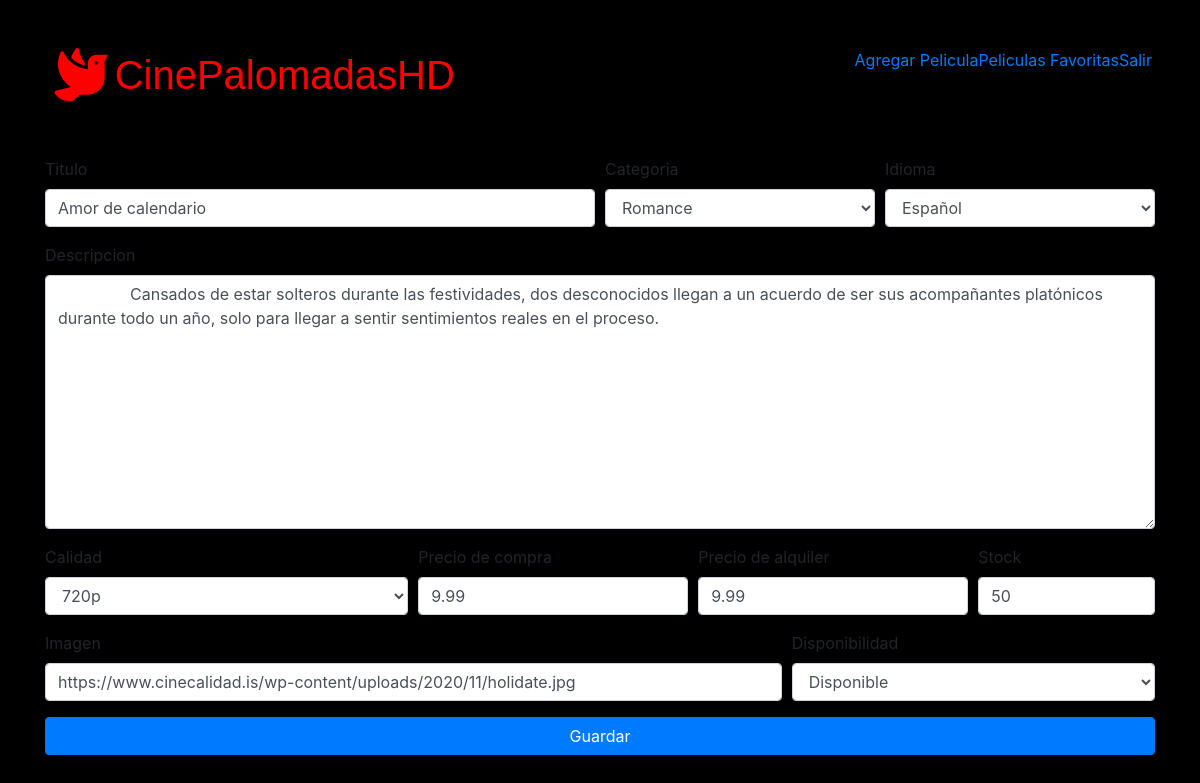
Screenshot of /Pelicula/update&id=6 (signed in) with the database file from the repository.
### tables this page shows
CREATE TABLE `peliculas` (
  `idPelicula` int(11) NOT NULL,
  `nombre` varchar(100) NOT NULL,
  `descripcion` text NOT NULL,
  `idCategoria` int(11) NOT NULL,
  `idioma` varchar(25) NOT NULL,
  `idCalidad` int(11) NOT NULL,
  `precioCompra` decimal(3,2) NOT NULL,
  `precioAlquiler` decimal(3,2) NOT NULL,
  `stock` int(11) NOT NULL,
  `imagen` text NOT NULL,
  `disponibilidad` tinyint(1) NOT NULL
);

### controllers/PeliculaController.php (called while the page is built, shortened)
<?php
class PeliculaController
{
    public function update()
    {
        require_once "models/Pelicula.php";
        $pelicula = new Pelicula();
        $calidad = $pelicula->getCalidad();
        $categoria = $pelicula->getCategorias();
        $idiomas = $pelicula->getIdiomas();
        $disponibles = $pelicula->getDiponibilidades();
        $pelicula->set_Id_Pelicula($_GET["id"]);
        $peli = $pelicula->Search();
        require_once "views/updateMovie.php";
    }
}

### database/Conexion.php (called while the page is built, shortened)
<?php
class Conexion
{
    public function __construct()
    {
        try {
            $this->conn = new PDO("mysql:host=".DB_HOST.";dbname=".DB_NAME."", DB_USER, DB_PASSWORD);
            $this->conn->setAttribute(PDO::ATTR_ERRMODE, PDO::ERRMODE_EXCEPTION);
            $this->conn->exec("SET CHARACTER SET ".DB_CHARSET);
            return $this->conn;
        } catch (Exception $e) {
            print "!Error¡: " . $e->getMessage() . "</br>";
            die();
        }
    }
}

### models/Pelicula.php (called while the page is built, shortened)
<?php
require_once 'database/Conexion.php';
class Pelicula extends Conexion
{
    private $idPelicula;
    public function set_Id_Pelicula($idPelicula)
    {
        $this->idPelicula = $idPelicula;
    }
    public function get_Id_Pelicula()
    {
        return $this->idPelicula;
    }
    public function getCalidad()
    {
        $sql_leer = "SELECT * FROM calidad";
        $list = $this->conn->prepare($sql_leer);
        $list->execute();
        $resultado = $list->fetchAll(PDO::FETCH_ASSOC);
        return $resultado;
    }
    public function getCategorias()
    {
        $sql_leer = "SELECT * FROM categoria";
        $list = $this->conn->prepare($sql_leer);
        $list->execute();
        $resultado = $list->fetchAll(PDO::FETCH_ASSOC);
        return $resultado;
    }
    public function getIdiomas()
    {
        $idiomas = array("Español", "Ingles", "Frances", "Italiano", "Portugues");
        return $idiomas;
    }
    public function getDiponibilidades()
    {
        $disponibilidades = [
            array(
                "id" => 1,
                "title" => "Disponible"
            ),
            array(
                "id" => 0,
                "title" => "No disponible"
            )
        ];
        return $disponibilidades;
    }
    public function Search()
    {
        $sql = "SELECT * FROM ((peliculas INNER JOIN calidad ON peliculas.idCalidad = calidad.idCalidad) INNER JOIN categoria ON peliculas.idCategoria = categoria.idCategoria) WHERE idPelicula = ?";
        $stmt = $this->conn->prepare($sql);
        $result = $stmt->execute(array($this->get_Id_Pelicula()));
        $result = $stmt->fetch(PDO::FETCH_ASSOC);
        return $result;
    }
}

### views/updateMovie.php (the view, shortened to what this page needs)
<div class="container mb-4">
    <form method="POST">
        <div class="form-row">
            <div class="form-group col-md-6">
                <label for="titulo">Titulo</label>
                <input type="text" name="titulo" class="form-control" placeholder="Ingrese el titulo de la pelicula" required value="<?= $peli["nombre"] ?>">
            </div>
            <div class="form-group col-md-3">
                <label for="Categoria">Categoria</label>
                <select name="categoria" class="form-control">
                    <?php foreach ($categoria as $key) : ?>
                        <?php if ($key["idCategoria"] == $peli["idCategoria"]) : ?>
                            <option value="<?= $key["idCategoria"] ?>" selected>
                                <?= $key["nombreCategoria"] ?>
                            </option>
                        <?php endif ?>
                    <?php endforeach ?>
                </select>
            </div>
            <div class="form-group col-md-3">
                <label for="idioma">Idioma</label>
                <select name="idioma" class="form-control">
                    <?php foreach ($idiomas as $key) : ?>
                        <?php if ($key == $peli["idioma"]) : ?>
                            <option value="<?= $key ?>" selected>
                                <?= $key ?>
                            </option>
                        <?php endif ?>
                    <?php endforeach ?>
                </select>
            </div>
        </div>
        <div class="form-group">
            <label for="descripcion">Descripcion</label>
            <textarea name="descripcion" cols="30" rows="10" class="form-control" placeholder="Descripcion" required>
                <?= $peli["descripcion"] ?>
            </textarea>
        </div>
        <div class="form-row">
            <div class="form-group col-md-4">
                <label for="Calidad">Calidad</label>
                <select name="calidad" class="form-control">
                    <?php foreach ($calidad as $key) : ?>
                        <?php if ($key["calidad"] == $peli["calidad"]) : ?>
                            <option value="<?= $key["idCalidad"] ?>" selected>
                                <?= $key["calidad"] ?>
                            </option>
                        <?php endif ?>
                    <?php endforeach ?>
                </select>
            </div>
            <div class="form-group col-md-3">
                <label for="PrecioCompra">Precio de compra</label>
                <input type="number" name="P_compra" id="" class="form-control" placeholder="Ingrese precio de compra" required value="<?= $peli["precioCompra"] ?>">
            </div>
            <div class="form-group col-md-3">
                <label for="PrecioAlquiler">Precio de alquiler</label>
                <input type="number" name="P_alquiler" id="" class="form-control" placeholder="Ingrese precio de alquiler" required value="<?= $peli["precioAlquiler"] ?>">
            </div>
            <div class="form-group col-md-2">
                <label for="stock">Stock</label>
                <input placeholder="Stock" type="number" name="stock" class="form-control" required value="<?= $peli["stock"] ?>">
            </div>
        </div>
        <div class="form-row">
            <div class="form-group col-md-8">
                <label for="imagen">Imagen</label>
                <input type="text" placeholder="imagen" name="imagen" class="form-control" required" value="<?= $peli["imagen"] ?>">
            </div>
            <div class="form-group col-md-4">
                <label for="disponibilidad">Disponibilidad</label>
                <select name="disponibilidad" class="form-control">
                    <?php foreach ($disponibles as $key) : ?>
                        <?php if ($key["id"] == $peli["disponibilidad"]) : ?>
                            <option value="<?= $key["id"] ?>" selected>
                                <?= $key["title"] ?>
                            </option>
                        <?php endif ?>
                    <?php endforeach ?>
                </select>
            </div>
        </div>
        <button type="submit" class="btn btn-primary btn-block">Guardar</button>
    </form>
</div>

### assets/css/style.css (style rules this page uses)
html { scroll-behavior: smooth; }
body { margin: 0; background-color: #000; }

### rows the page displays
peliculas: titulo "Amor de calendario", idioma "Español", descripcion "Cansados de estar solteros durante las festividades, dos desconocidos llegan a un acuerdo de ser sus acompañantes platónicos durante todo un año, solo para llegar a sentir sentimientos reales en el proceso.", P_compra "9.99", P_alquiler "9.99", stock "50", imagen "https://www.cinecalidad.is/wp-content/uploads/2020/11/holidate.jpg", disponibilidad "Disponible"

### other values shown
form field categoria "Romance"
form field calidad "720p"
